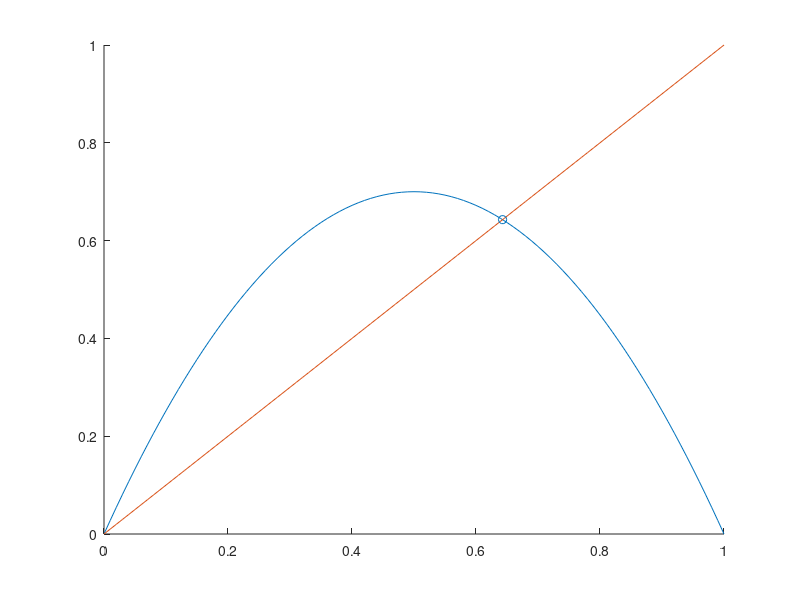

Write MATLAB code to recreate this figure. (Note: this script raises an error after producing the figure.)
close all; clear all; clc;
addpath('../Functions');
addpath('../Mean Field Reductions/');

%% Test fixpoint iteration of the logistic map
logistic = @(x) 2.8*x.*(1-x);

xold = 0; xnew = 0.1;
times = 0;
while norm(xnew - xold) > 1.0e-12 && times < 100
    times = times + 1;
    xold = xnew;
    xnew = logistic(xnew);
end

hold on
x = 0:0.01:1;
plot(x, logistic(x))
plot(x, x)
scatter(xnew, logistic(xnew))


%% Test how we can get the fixpoints of the system: this works!
clc
pars.N = 1000;
pars.eta0 = 10.75; pars.delta = 0.5; pars.K = -9;
% pars.eta0 = 0.5; pars.delta = 0.7; pars.K = 2;
% pars.eta0 = -0.9; pars.delta = 0.8; pars.K = -2;

seed = 2; rng(seed);
pars.e = randcauchy(seed, pars.eta0, pars.delta, pars.N);
netp = 0.1;
p = prepareOAparameters(make_randomparameters(pars, 0.44));

figure; hold on; box on; grid on; axis square;
phasespaceplot();
drawdiraclimitcycle();

% One way:
% IC = -0.8*ones(p.N,1);
% OAIC = zeros(1,p.l);
% for i = 1:p.l
%     OAIC(i) = sum(exp(1i*IC(p.degrees_i == p.k(i)))) / (p.P(p.k(i))+1.0e-24);
% end
% scatter(real(orderparameter(IC)), imag(orderparameter(IC)), 150, '+')
% scatter(real(OAIC*p.P(p.k)/p.N), imag(OAIC*p.P(p.k)/p.N), 150, 'x')
% 
% eqpts = findeqpts(OAIC', p);
% ZOA = eqpts'*p.P(p.k)/p.N;
% scatter(real(ZOA), imag(ZOA), 150, 'xr');

% The other way:
z0 = -0.9 - 1i*0.2;
OAIC = find_ICs(z0*ones(1, p.l), z0, p.P(p.k)/p.N);
scatter(real(z0), imag(z0), 150, '+k')
scatter(real(OAIC*p.P(p.k)/p.N), imag(OAIC*p.P(p.k)/p.N), 150, 'xg');
eqpts = findeqpts(OAIC', p);
ZOA = eqpts'*p.P(p.k)/p.N;
scatter(real(ZOA), imag(ZOA), 150, 'xr');
[~, Z] = OA_simulatenetwork(0, 7, z0, p);
scatter(real(Z(1)), imag(Z(1)), 100, 'ob', 'filled')
plot(real(Z), imag(Z))

z0 = -0.6 - 1i*0.4;
IC = find_ICs(z0*ones(1, p.l), z0, p.P(p.k)/p.N);
scatter(real(z0), imag(z0), 150, '+')
scatter(real(IC*p.P(p.k)/p.N), imag(IC*p.P(p.k)/p.N), 150, 'x');
eqpts = findeqpts(IC', p);
ZOA = eqpts'*p.P(p.k)/p.N;
scatter(real(ZOA), imag(ZOA), 150, 'xr');
[~, Z] = OA_simulatenetwork(0, 7, z0, p);
scatter(real(Z(1)), imag(Z(1)), 100, 'ob', 'filled')
plot(real(Z), imag(Z))

%% Try with fsolve?
z0 = -0.9 - 1i*0.2;
OAIC = find_ICs(z0*ones(1, p.l), z0, p.P(p.k)/p.N);
scatter(real(z0), imag(z0), 150, '+k')
scatter(real(OAIC*p.P(p.k)/p.N), imag(OAIC*p.P(p.k)/p.N), 150, 'xg');

opts = optimset('Display','off', 'Algorithm', 'levenberg-marquardt', 'MaxIter', 10);



%% Functions
function bhat = findeqpts(b0, p)
    bs = b0'*p.P(p.k)/p.N;
    ntimes = 0;
    bhat = b0; bhatold = -b0;

    while norm(bhat - bhatold) > 1.0e-22 && ntimes < 400
        ntimes = ntimes + 1;
        bhatold = bhat;
        
        bhatc = conj(bhat);
        H = (1 + (bhat.*bhat + bhatc.*bhatc)/6 - 4.*real(bhat)/3);
        z = sqrt(-1i*p.delta +    p.eta0 +    p.K*p.OA*H);
        z = sqrt(   (p.delta + 1i*p.eta0 + 1i*p.K*p.OA*H)/1i);
        bhat = (1 + z)./(1 - z);
        
        if norm(bhat) > 1
            bhat = (1 - z)./(1 + z);
        end
        bs = [bs, bhat'*p.P(p.k)/p.N];
        
    end
    disp(['Algorithm took ', num2str(ntimes), ' steps'])
    plot(real(bs), imag(bs))
end